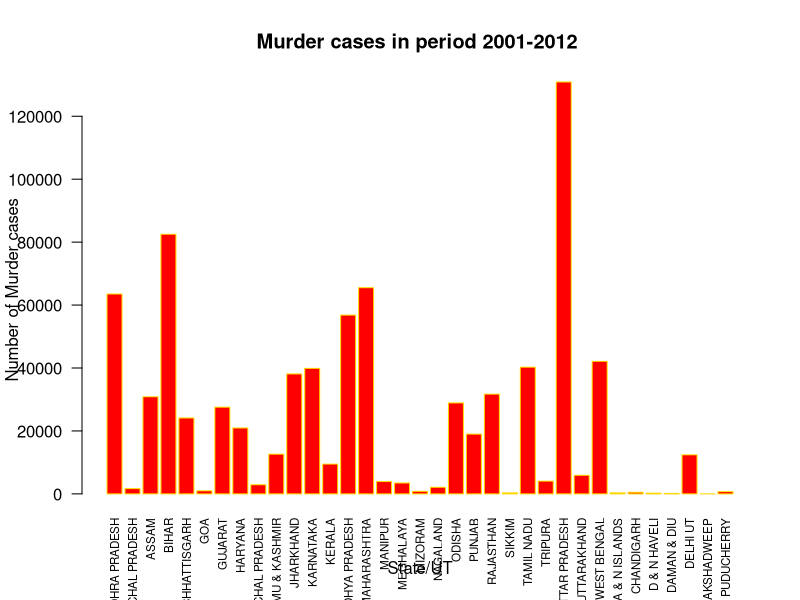
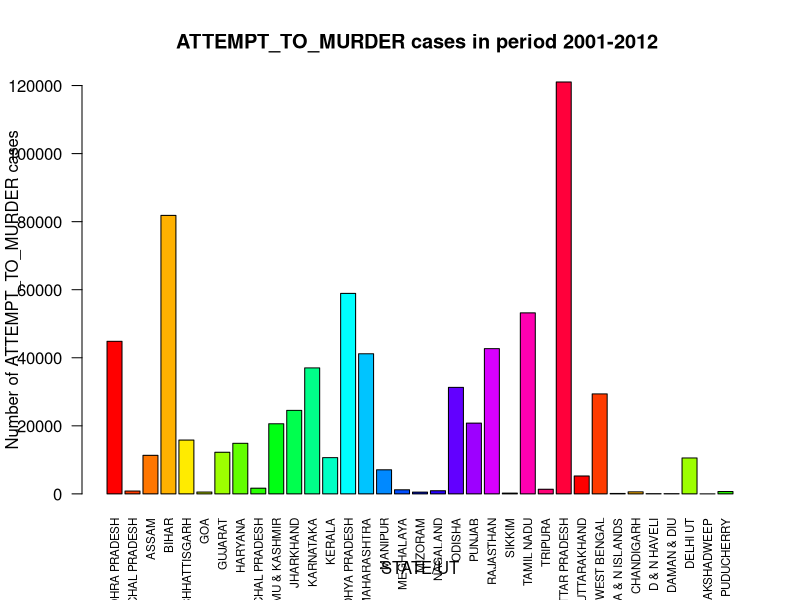
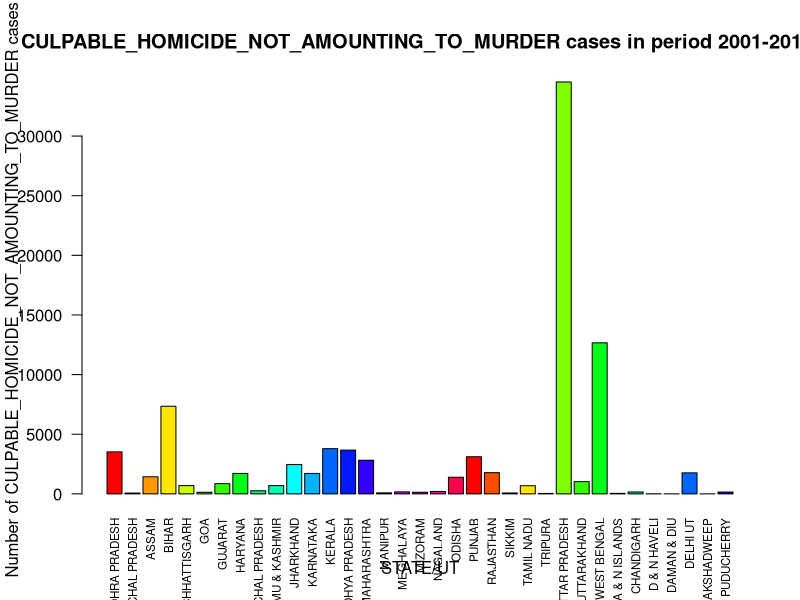
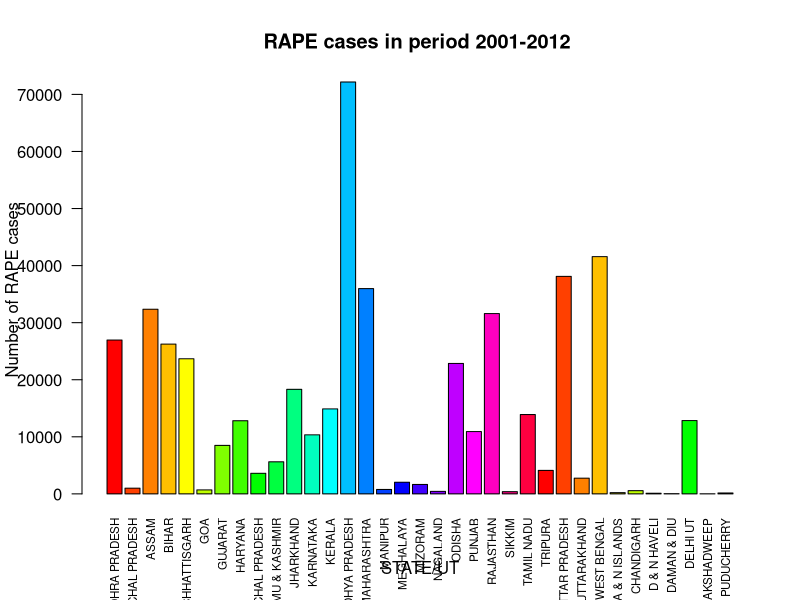
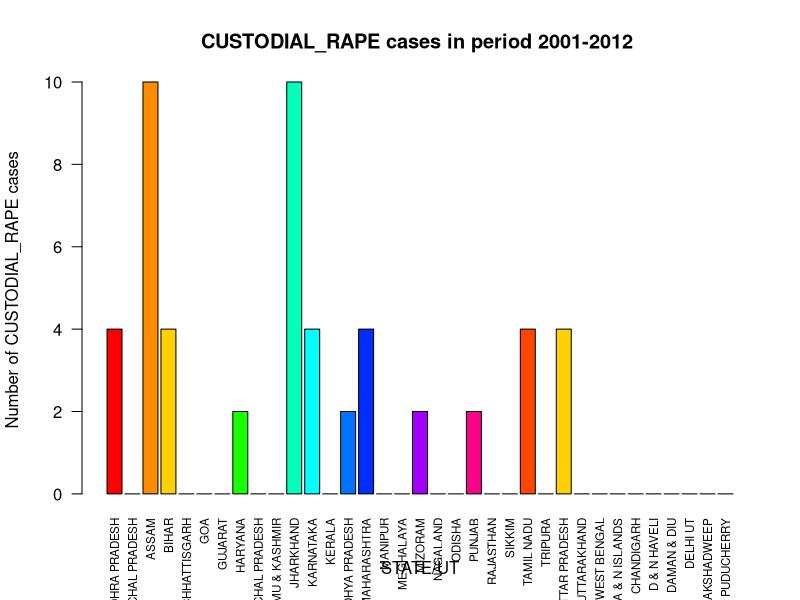
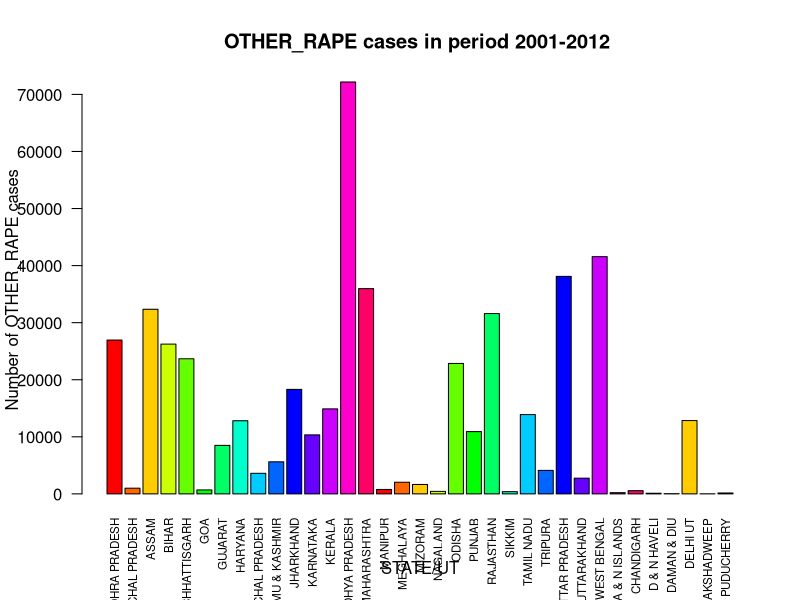
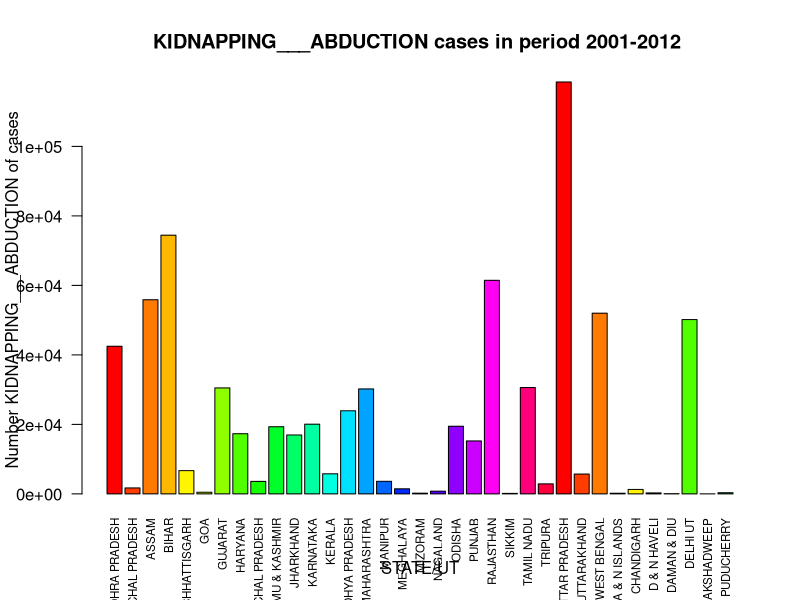
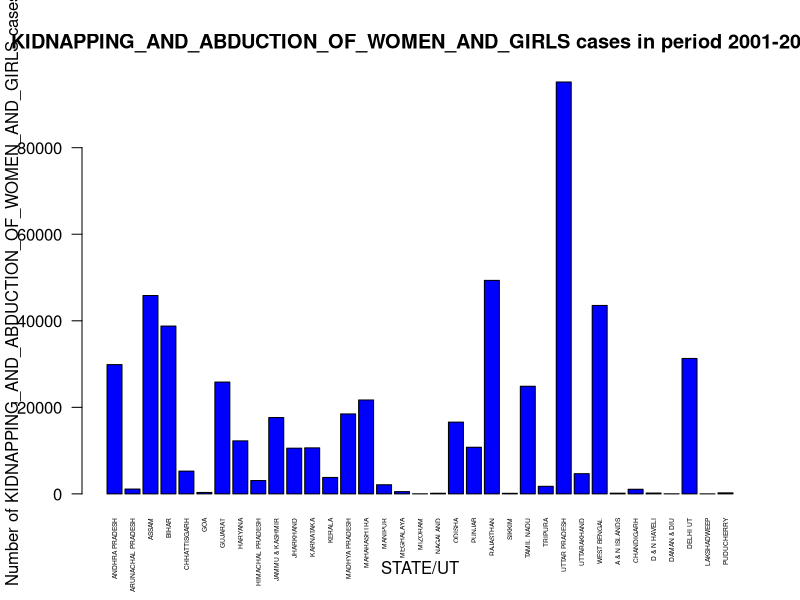

Generate these figures, in order, with R:
dataset = read.csv('DataGroupedBySTATENames.csv')
library(ggplot2)
barplot(dataset$MURDER,names.arg = dataset$STATE_UT, main =paste("Murder cases in period 2001-2012 "), xlab = "State/UT", ylab = "Number of Murder cases", cex.names = 0.7, las = 2, col = "Red", border = "Gold")
barplot(dataset$ATTEMPT_TO_MURDER,names.arg = dataset$STATE_UT, main =paste("ATTEMPT_TO_MURDER cases in period 2001-2012 "), xlab = "STATE/UT", ylab = "Number of ATTEMPT_TO_MURDER cases", cex.names = 0.7, las = 2, col = rainbow(26))
barplot(dataset$CULPABLE_HOMICIDE_NOT_AMOUNTING_TO_MURDER,names.arg = dataset$STATE_UT, main =paste("CULPABLE_HOMICIDE_NOT_AMOUNTING_TO_MURDER cases in period 2001-2012 "), xlab = "STATE/UT", ylab = "Number of CULPABLE_HOMICIDE_NOT_AMOUNTING_TO_MURDER cases", cex.names = 0.7, las = 2, col = rainbow(20))
barplot(dataset$RAPE,names.arg = dataset$STATE_UT, main =paste("RAPE cases in period 2001-2012 "), xlab = "STATE/UT", ylab = "Number of RAPE cases", cex.names = 0.7, las = 2, col = rainbow(24))
barplot(dataset$CUSTODIAL_RAPE,names.arg = dataset$STATE_UT, main =paste("CUSTODIAL_RAPE cases in period 2001-2012 "), xlab = "STATE/UT", ylab = "Number of CUSTODIAL_RAPE cases", cex.names = 0.7, las = 2, col = rainbow(22))
barplot(dataset$OTHER_RAPE,names.arg = dataset$STATE_UT, main =paste("OTHER_RAPE cases in period 2001-2012 "), xlab = "STATE/UT", ylab = "Number of OTHER_RAPE cases", cex.names = 0.7, las = 2, col = rainbow(15))
barplot(dataset$KIDNAPPING___ABDUCTION,names.arg = dataset$STATE_UT, main =paste("KIDNAPPING___ABDUCTION cases in period 2001-2012 "), xlab = "STATE/UT", ylab = "Number KIDNAPPING___ABDUCTION of cases", cex.names = 0.7, las = 2, col = rainbow(25))
barplot(dataset$KIDNAPPING_AND_ABDUCTION_OF_WOMEN_AND_GIRLS,names.arg = dataset$STATE_UT, main =paste("KIDNAPPING_AND_ABDUCTION_OF_WOMEN_AND_GIRLS cases in period 2001-2012 "), xlab = "STATE/UT", ylab = "Number of KIDNAPPING_AND_ABDUCTION_OF_WOMEN_AND_GIRLS cases", cex.names = 0.4, las = 2, col = "blue", border = "black")
barplot(dataset$KIDNAPPING_AND_ABDUCTION_OF_OTHERS,names.arg = dataset$STATE_UT, main =paste("KIDNAPPING_AND_ABDUCTION_OF_OTHERS cases in period 2001-2012 "), xlab = "STATE/UT", ylab = "Number of KIDNAPPING_AND_ABDUCTION_OF_OTHERS cases", cex.names = 0.7, las = 2, col = "Purple", border = "Gold")
barplot(dataset$DACOITY,names.arg = dataset$STATE_UT, main =paste("DACOITY cases in period 2001-2012 "), xlab = "STATE/UT", ylab = "Number of DACOITY cases", cex.names = 0.7, las = 2, col = rainbow(13))
barplot(dataset$PREPARATION_AND_ASSEMBLY_FOR_DACOITY,names.arg = dataset$STATE_UT, main =paste("PREPARATION_AND_ASSEMBLY_FOR_DACOITY cases in period 2001-2012 "), xlab = "STATE/UT", ylab = "Number of PREPARATION_AND_ASSEMBLY_FOR_DACOITY cases", cex.names = 0.7, las = 2, col = "orange")
barplot(dataset$ROBBERY,names.arg = dataset$STATE_UT, main =paste("ROBBERY cases in period 2001-2012 "), xlab = "STATE/UT", ylab = "Number ROBBERY of  cases", cex.names = 0.7, las = 2, col = "maroon", border = "Gold")
barplot(dataset$BURGLARY,names.arg = dataset$STATE_UT, main =paste("BURGLARY cases in period 2001-2012 "), xlab = "STATE/UT", ylab = "Number  of  cases", cex.names = 0.7, las = 2, col = "Dark Green", border = "Gold")
barplot(dataset$THEFT,names.arg = dataset$STATE_UT, main =paste("THEFT cases in period 2001-2012 "), xlab = "STATE/UT", ylab = "Number of THEFT cases", cex.names = 0.7, las = 2, col = "yellow", border = "black")
barplot(dataset$AUTO_THEFT,names.arg = dataset$STATE_UT, main =paste("AUTO_THEFT cases in period 2001-2012 "), xlab = "STATE/UT", ylab = "Number of AUTO_THEFT cases", cex.names = 0.7, las = 2, col = rainbow(29))
barplot(dataset$OTHER_THEFT,names.arg = dataset$STATE_UT, main =paste("OTHER_THEFT cases in period 2001-2012 "), xlab = "STATE/UT", ylab = "Number of OTHER_THEFT cases", cex.names = 0.7, las = 2, col = rainbow(28))
barplot(dataset$RIOTS,names.arg = dataset$STATE_UT, main =paste("RIOTS cases in period 2001-2012 "), xlab = "STATE/UT", ylab = "Number of RIOTS cases", cex.names = 0.7, las = 2, col = rainbow(27))
barplot(dataset$CRIMINAL_BREACH_OF_TRUST,names.arg = dataset$STATE_UT, main =paste("CRIMINAL_BREACH_OF_TRUST cases in period 2001-2012 "), xlab = "STATE/UT", ylab = "Number of CRIMINAL_BREACH_OF_TRUST cases", cex.names = 0.7, las = 2, col = rainbow(26))
barplot(dataset$CHEATING,names.arg = dataset$STATE_UT, main =paste("CHEATING cases in period 2001-2012 "), xlab = "STATE/UT", ylab = "Number of CHEATING cases", cex.names = 0.7, las = 2, col = rainbow(24))
barplot(dataset$COUNTERFIETING,names.arg = dataset$STATE_UT, main =paste("COUNTERFIETING cases in period 2001-2012 "), xlab = "STATE/UT", ylab = "Number of COUNTERFIETING cases", cex.names = 0.7, las = 2, col = rainbow(25))
barplot(dataset$ARSON,names.arg = dataset$STATE_UT, main =paste("ARSON cases in period 2001-2012 "), xlab = "STATE/UT", ylab = "Number of ARSON cases", cex.names = 0.7, las = 2, col = rainbow(29))
barplot(dataset$HURT_GREVIOUS_HURT,names.arg = dataset$STATE_UT, main =paste("HURT_GREVIOUS_HURT cases in period 2001-2012 "), xlab = "STATE/UT", ylab = "Number of HURT_GREVIOUS_HURT cases", cex.names = 0.7, las = 2, col = rainbow(23))
barplot(dataset$DOWRY_DEATHS,names.arg = dataset$STATE_UT, main =paste("DOWRY_DEATHS cases in period 2001-2012 "), xlab = "STATE/UT", ylab = "Number of DOWRY_DEATHS cases", cex.names = 0.7, las = 2, col = rainbow(22))
barplot(dataset$ASSAULT_ON_WOMEN_WITH_INTENT_TO_OUTRAGE_HER_MODESTY,names.arg = dataset$STATE_UT, main =paste("ASSAULT_ON_WOMEN_WITH_INTENT_TO_OUTRAGE_HER_MODESTY cases in period 2001-2012 "), xlab = "STATE/UT", ylab = "Number of ASSAULT_ON_WOMEN_WITH_INTENT_TO_OUTRAGE_HER_MODESTY cases", cex.names = 0.7, las = 2, col = rainbow(21))
barplot(dataset$INSULT_TO_MODESTY_OF_WOMEN,names.arg = dataset$STATE_UT, main =paste("INSULT_TO_MODESTY_OF_WOMEN cases in period 2001-2012 "), xlab = "STATE/UT", ylab = "Number of INSULT_TO_MODESTY_OF_WOMEN cases", cex.names = 0.7, las = 2, col = rainbow(20))
barplot(dataset$CRUELTY_BY_HUSBAND_OR_HIS_RELATIVES,names.arg = dataset$STATE_UT, main =paste("CRUELTY_BY_HUSBAND_OR_HIS_RELATIVES cases in period 2001-2012 "), xlab = "STATE/UT", ylab = "Number of CRUELTY_BY_HUSBAND_OR_HIS_RELATIVES cases", cex.names = 0.7, las = 2, col = rainbow(19))
barplot(dataset$IMPORTATION_OF_GIRLS_FROM_FOREIGN_COUNTRIES,names.arg = dataset$STATE_UT, main =paste("IMPORTATION_OF_GIRLS_FROM_FOREIGN_COUNTRIES cases in period 2001-2012 "), xlab = "STATE/UT", ylab = "Number of IMPORTATION_OF_GIRLS_FROM_FOREIGN_COUNTRIES cases", cex.names = 0.7, las = 2, col = rainbow(18))
barplot(dataset$CAUSING_DEATH_BY_NEGLIGENCE,names.arg = dataset$STATE_UT, main =paste("CAUSING_DEATH_BY_NEGLIGENCE cases in period 2001-2012 "), xlab = "STATE/UT", ylab = "Number of CAUSING_DEATH_BY_NEGLIGENCE cases", cex.names = 0.7, las = 2, col = rainbow(17))
barplot(dataset$OTHER_IPC_CRIMES,names.arg = dataset$STATE_UT, main =paste("OTHER_IPC_CRIMES cases in period 2001-2012 "), xlab = "STATE/UT", ylab = "Number of OTHER_IPC_CRIMES cases", cex.names = 0.7, las = 2, col = rainbow(16))
barplot(dataset$TOTAL_IPC_CRIMES,names.arg = dataset$STATE_UT, main =paste("TOTAL_IPC_CRIMES cases in period 2001-2012 "), xlab = "STATE/UT", ylab = "Number of TOTAL_IPC_CRIMES cases", cex.names = 0.7, las = 2, col = rainbow(15))
